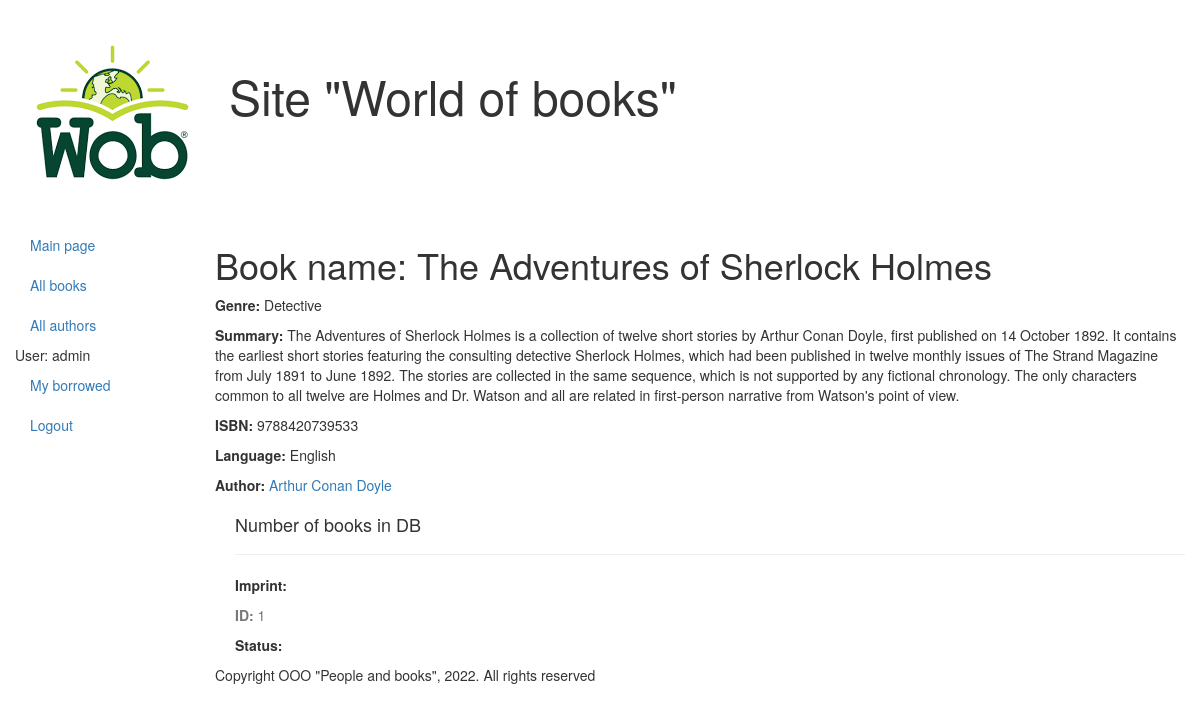
The page /book/1 (signed in) on the database its author committed.
### catalog/models.py (models this page shows, shortened)
class Book(models.Model):
    title = models.CharField(max_length=200,
                             help_text="Enter a book name",
                             verbose_name="Book name")
    genre = models.ForeignKey('Genre',
                              on_delete=models.CASCADE,
                              help_text="Enter a book genre",
                              verbose_name="Book genre", null=True)
    language = models.ForeignKey('Language',
                                 on_delete=models.CASCADE,
                                 help_text="Enter a book language",
                                 verbose_name="Book language", null=True)
    author = models.ManyToManyField('Author',
                                    help_text="Enter author",
                                    verbose_name="Book author")
    summary = models.TextField(max_length=1000,
                               help_text="Enter description of this book",
                               verbose_name='Book summary')
    isbn = models.CharField(max_length=13,
                            help_text="Must be 13 symbols in length")
    def display_author(self):
        return ', '.join([author.last_name for author in self.author.all()])
    display_author.short_description = 'Authors'

class Genre(models.Model):
    name = models.CharField(max_length=200, help_text="Enter a book genre", verbose_name="Book genre")
    def __str__(self):
        return self.name

class Language(models.Model):
    name = models.CharField(max_length=20, help_text="Enter a book language", verbose_name="Book language")
    def __str__(self):
        return self.name

class Author(models.Model):
    first_name = models.CharField(max_length=100, help_text="Enter author first name", verbose_name="Author first name")
    last_name = models.CharField(max_length=100, help_text="Enter author last name", verbose_name="Author last name")
    date_of_birth = models.DateField(help_text="Enter a author`s date of birth",
                                     verbose_name="Author date of birth",
                                     null=True,
                                     blank=True)
    date_of_death = models.DateField(help_text="Enter a author`s date of death",
                                     verbose_name="Author date of death",
                                     null=True,
                                     blank=True)

class BookInstance(models.Model):
    book = models.ForeignKey('Book', on_delete=models.CASCADE, null=True)
    ivn_nom = models.CharField(max_length=20,
                               null=True,
                               help_text="Enter the inventory number of the book",
                               verbose_name="Inventory number")
    imprint = models.CharField(max_length=200,
                               null=True,
                               help_text="Enter publisher and year of release",
                               verbose_name="Publisher")
    status = models.ForeignKey('Status',
                               on_delete=models.CASCADE,
                               null=True,
                               help_text='Edit a book status',
                               verbose_name="Book status")
    due_back = models.DateField(null=True,
                                blank=True,
                                help_text="Enter status expiration date",
                                verbose_name="Expiration date")
    borrower = models.ForeignKey(User,
                                 on_delete=models.SET_NULL,
                                 null=True,
                                 blank=True,
                                 verbose_name="Customer",
                                 help_text="Select book customer")

### catalog/views.py (the view)
# urls.py: re_path(r'^book/(?P<pk>\d+)$', views.BookDetailView.as_view(), name='book-detail'),
class BookDetailView(generic.DetailView):
    model = Book

### catalog/templates/catalog/book_detail.html (shortened to what this page needs)
{% extends "base_generic.html" %}
{% block content %}
    <h1>Book name: {{ book.title }}</h1>
    <p><strong>Genre: </strong> {{ book.genre }}</p>
    <p><strong>Summary: </strong> {{ book.summary }}</p>
    <p><strong>ISBN: </strong> {{ book.isbn }}</p>
    <p><strong>Language: </strong> {{ book.language }}</p>
        {% for author in book.author.all %}
            <p><strong>Author: </strong>
                <a href="">{{ author.first_name }}
                           {{ author.last_name }}</a></p>
        {% endfor %}
        <div style="margin-left:20px;margin-top:20px;">
            <h4>Number of books in DB</h4>
            {% for copy in book.bookinstance_set.all %}
                <hr>
                <p><strong>Imprint: </strong> {{ book.imprint }}</p>
                <p class="text-muted"><strong>ID: </strong> {{ book.id }}</p>
                <p><strong>Status: </strong> {{ book.status }}</p>
            {% endfor %}
        </div>
{% endblock %}

### catalog/templates/base_generic.html (shortened to what this page needs)
<!DOCTYPE html>
<html lang="en">
<head>
    <link rel="stylesheet" href="https://maxcdn.bootstrapcdn.com/bootstrap/3.3.7/css/bootstrap.min.css">
    {% load static %}
    <link rel="stylesheet" href="{% static 'css/styles.css' %}">
    {% block head %}
    <img src="{% static 'images/logotip.png' %}"
    style="width:lOOpx; height:lOOpx;" align="absmiddle">
    <font size=7, соlоr="blue">Site "World of books"</font>
    {% endblock %}
</head>
<body>
    <div class="container-fluid">
            <div class="row">
                {% block sidebar %}
                     <div class="col-sm-3 col-md-2 sidebar">
                          <ul class="nav nav-sidebar">
                              <li><a href="{% url 'index' %}">Main page</a></li>
                              <li><a href="{% url 'books' %}">All books</a></li>
                              <li><a href="{% url 'authors' %}">All authors</a></li>
                              {% if user.is_authenticated %}
                                  <li>User: {{ user.get_username }}</li>
                                  <li><a href="{% url 'my-borrowed' %}">My borrowed</a></li>
                                  <li><a href="{% url 'logout' %}?next={{request.path}}">Logout</a></li>
                              {% else %}
                                <li><a href="{% url 'login' %}?next={{request.path}}">Login</a></li>
                              {% endif %}
                          </ul>
                     </div>
                {% endblock %}
                <div class="col-sm-10 ">
                    {% block content %}{% endblock %}
                    {% block footer %}
                        {% block copyright %}
                        <p>Copyright OOO "People and books", 2022. All rights reserved</p>
                        {% endblock %}
                    {% endblock %}
                </div>
        </div>
    </div>
</body>
</html>

### rows shown on the page
Book: title "The Adventures of Sherlock Holmes", genre "Detective", summary "The Adventures of Sherlock Holmes is a collection of twelve short stories by Arthur Conan Doyle, first published on 14 October 1892. It contains the earliest short stories featuring the consulting detective Sherlock Holmes, which had been published in twelve monthly issues of The Strand Magazine from July 1891 to June 1892. The stories are collected in the same sequence, which is not supported by any fictional chronology. The only characters common to all twelve are Holmes and Dr. Watson and all are related in first-person narrative from Watson's point of view.", isbn "9788420739533", language "English", id "1"
Author: first_name "Arthur", last_name "Conan Doyle"

### other values the page prints
{{ user.get_username }} "admin"
